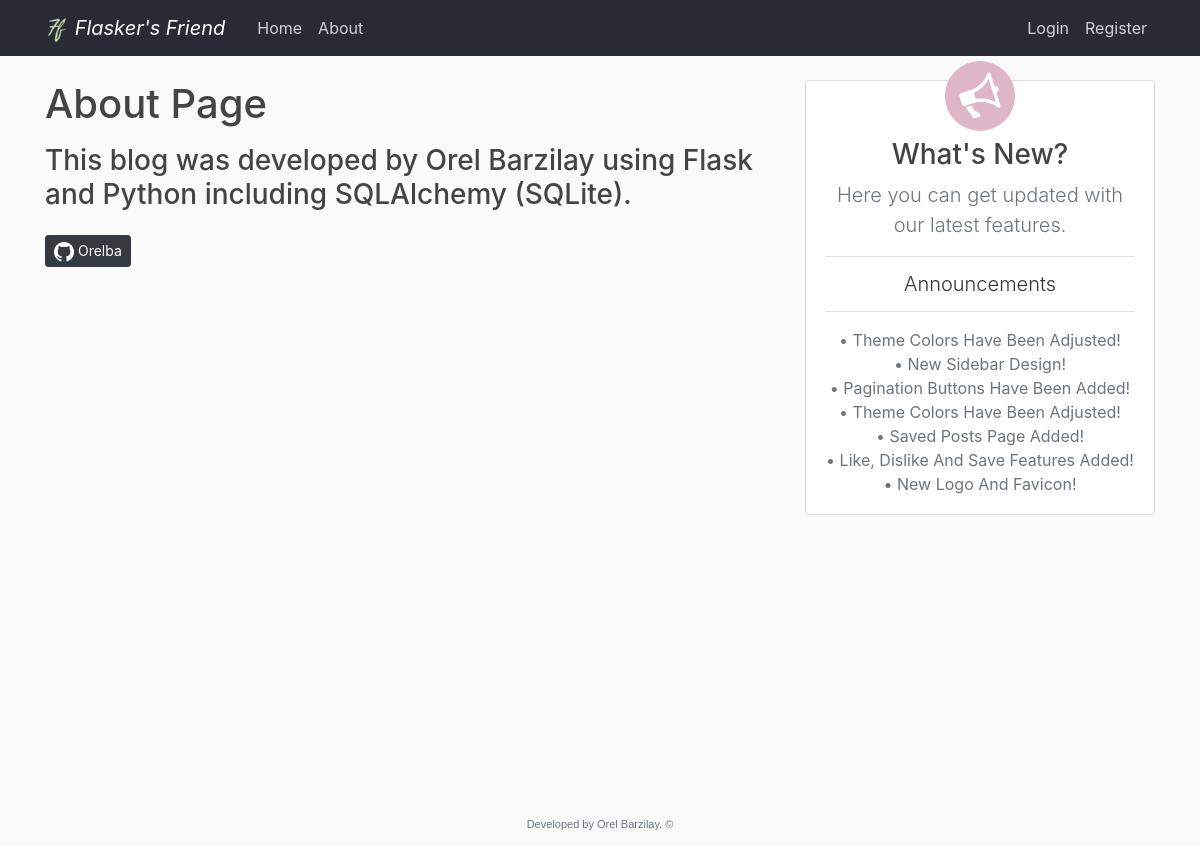
/about, run on the app's committed database.
### flaskblog/models.py (models this page shows)
class Announcements(db.Model):
    id = db.Column(db.Integer, primary_key=True)
    content = db.Column(db.Text, nullable=False)
    date_posted = db.Column(db.DateTime, nullable=False, default=datetime.now, onupdate=datetime.now)

### flaskblog/main/routes.py (the view)
@main.route("/about")
def about():
    anns = Announcements.query.order_by(Announcements.date_posted.desc())
    return render_template('about.html', anns=anns, title='About')

### flaskblog/templates/about.html
{% extends "layout.html" %}
{% block content %}
  <h1 class="mb-3">About Page</h1>
  <h3 class="mb-4"> This blog was developed by Orel Barzilay using Flask and Python including SQLAlchemy (SQLite).</h3>
  <a type="button" class="btn btn-secondary btn-sm btn-dark" href="https://github.com/Orelba" target="_blank" style="margin-bottom: 40px;">
    <img src="{{ url_for('static', filename='GitHub-Mark-Light-64px.png') }}" style="fill: black; height: 20px;">
    Orelba
  </a>
{% endblock content %}

### flaskblog/templates/layout.html (shortened to what this page needs)
<!DOCTYPE html>
<html lang="en">
<head>
    <link rel="stylesheet" href="https://stackpath.bootstrapcdn.com/bootstrap/4.3.1/css/bootstrap.min.css">
    <link rel="stylesheet" type="text/css" href="{{ url_for('static', filename='main.css') }}">
    <link rel="stylesheet" href="https://cdn.jsdelivr.net/npm/bootstrap-icons@1.5.0/font/bootstrap-icons.css">
</head>
<body>
  <div class="content">
    <header class="site-header">
      <nav class="navbar navbar-expand-md navbar-dark bg-steel fixed-top">
        <div class="container">
          <a class="navbar-brand mr-4 font-italic" href="/">
            <img src="{{ url_for('static', filename='logo_24x24.png') }}" style="height: 24px;">
            Flasker's Friend
          </a>
          <div class="collapse navbar-collapse" id="navbarToggle">
            <div class="navbar-nav mr-auto">
              <a class="nav-item nav-link" href="{{ url_for('main.home') }}">Home</a>
              <a class="nav-item nav-link" href="{{ url_for('main.about') }}">About</a>
            </div>
            <div class="navbar-nav">
              {% if current_user.is_authenticated and current_user.admin == 1 %}
                <a class="nav-item nav-link" style="padding-bottom: 0; padding-top: 4px;" href="{{ url_for('users.account') }}">
                  <img class="rounded-circle navbar-account-img my-auto" src="{{ url_for('static', filename='profile_pics/' + current_user.image_file) }}">
                  {{ current_user.username }}
                </a>
                <a class="nav-item nav-link" href="{{ url_for('posts.new_post') }}">New Post</a>
                <a class="nav-item nav-link" href="{{ url_for('admin.admin_panel') }}">Admin Panel</a>
                <a class="nav-item nav-link" href="{{ url_for('users.logout') }}">Logout</a>
              {% else %}
                <a class="nav-item nav-link" href="{{ url_for('users.login') }}">Login</a>
                <a class="nav-item nav-link" href="{{ url_for('users.register') }}">Register</a>
              {% endif %}
            </div>
          </div>
        </div>
      </nav>
    </header>
    {% block main_container %}
    <main role="main" class="container">
      <div class="row main-container">
        {% endblock main_container %}
        {% block sidebox %}
        <div class="col-md-8">
        {% endblock sidebox %}
          {% block content %}{% endblock content %}
        </div>
        {% block sidebar %}
          <div class="col-md-4">
            <div class="content-section sidebar-margin">
                <span class="sidebar-circle">
                    <img class="sidebar-megaphone" src="{{ url_for('static', filename='megaphone-white.svg') }}">
                </span>
              <h3 class="text-center">What's New?</h3>
              <p class="text-muted text-center lead">Here you can get updated with our latest features.</p>
                <ul class="list-group list-group-flush">
                {% if current_user.is_authenticated and current_user.admin %}
                  <a class="list-group-item text-center lead mb-2 sidebar-announcement-button" href="{{ url_for('admin.announcements') }}" data-toggle="tooltip" data-placement="bottom" title="Click To Manage">
                    Announcements
                  </a>
                {% else %}
                  <li class="list-group-item text-center lead mb-2">
                    Announcements
                  </li>
                {% endif %}
                <p class="text-center mt-2 text-muted sidebar-p-mb">
                  {% for ann in anns %}
                      &#8226; {{ann.content}}<br>
                  {% endfor %}
                </p>
                </ul>
            </div>
          </div>
      </div>
      {% endblock sidebar %}
    </main>
  </div>
    <footer class="footer">
      <p class="site-footer text-muted text-center">Developed by Orel Barzilay. &copy;</p>
    </footer>
</body>
</html>

### flaskblog/static/main.css (style rules this page uses)
html, body { height: 95.8%; }
.content { flex: 1 0 auto; }
body { background: #fafafa; color: #333333; margin-top: 5rem; display: flex; flex-direction: column; }
h1, h2, h3, h4, h5, h6 { color: #444444; }
.bg-steel { background-color: #282a35; }
.site-header .navbar-nav .nav-link { color: #cbd5db; }
.content-section { background: #ffffff; padding: 10px 20px; border: 1px solid #dddddd; border-radius: 3px; margin-bottom: 20px; }
.main-container { justify-content: center; }
.sidebar-circle { display: flex; justify-content: center; align-items: center; background: #deb6c5; color: #deb6c5; border-radius: 50%; padding: 10px; height: 70px; width: 70px; top: -30px; position: relative; margin-left: auto; margin-right: auto; margin-bottom: -23px; left: 0; right: 0; }
.sidebar-megaphone { height: 40px; transform: rotate(343deg); }
.sidebar-p-mb { margin-bottom: 8px; }
.footer { flex-shrink: 0; }
.site-footer { font: normal 11px arial,Calibri,Verdana,Geneva,sans-serif; }

### data on the page
Announcements: content "Theme Colors Have Been Adjusted!"
Announcements: content "New Sidebar Design!"
Announcements: content "Pagination Buttons Have Been Added!"
Announcements: content "Theme Colors Have Been Adjusted!"
Announcements: content "Saved Posts Page Added!"
Announcements: content "Like, Dislike And Save Features Added!"
Announcements: content "New Logo And Favicon!"
